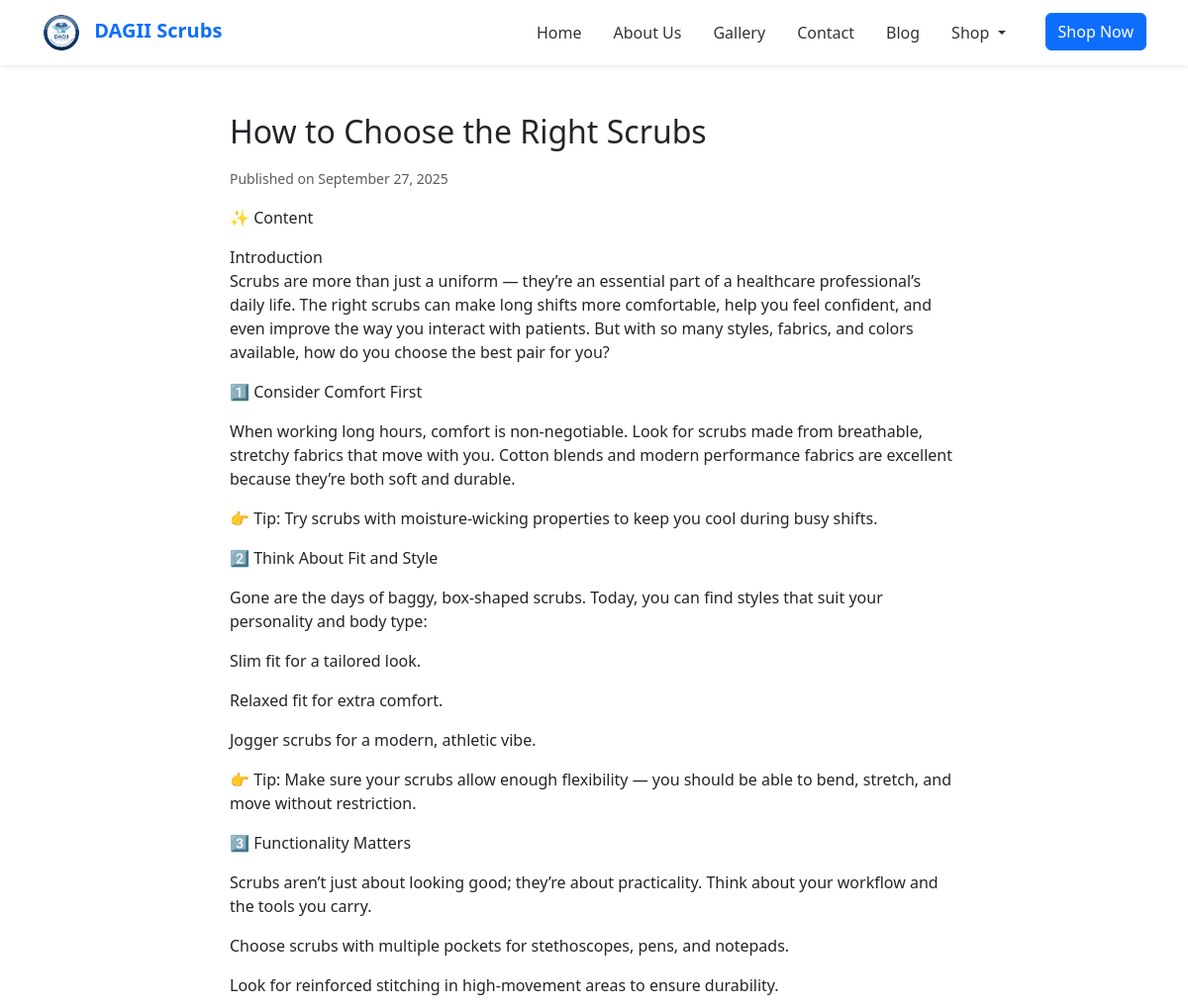
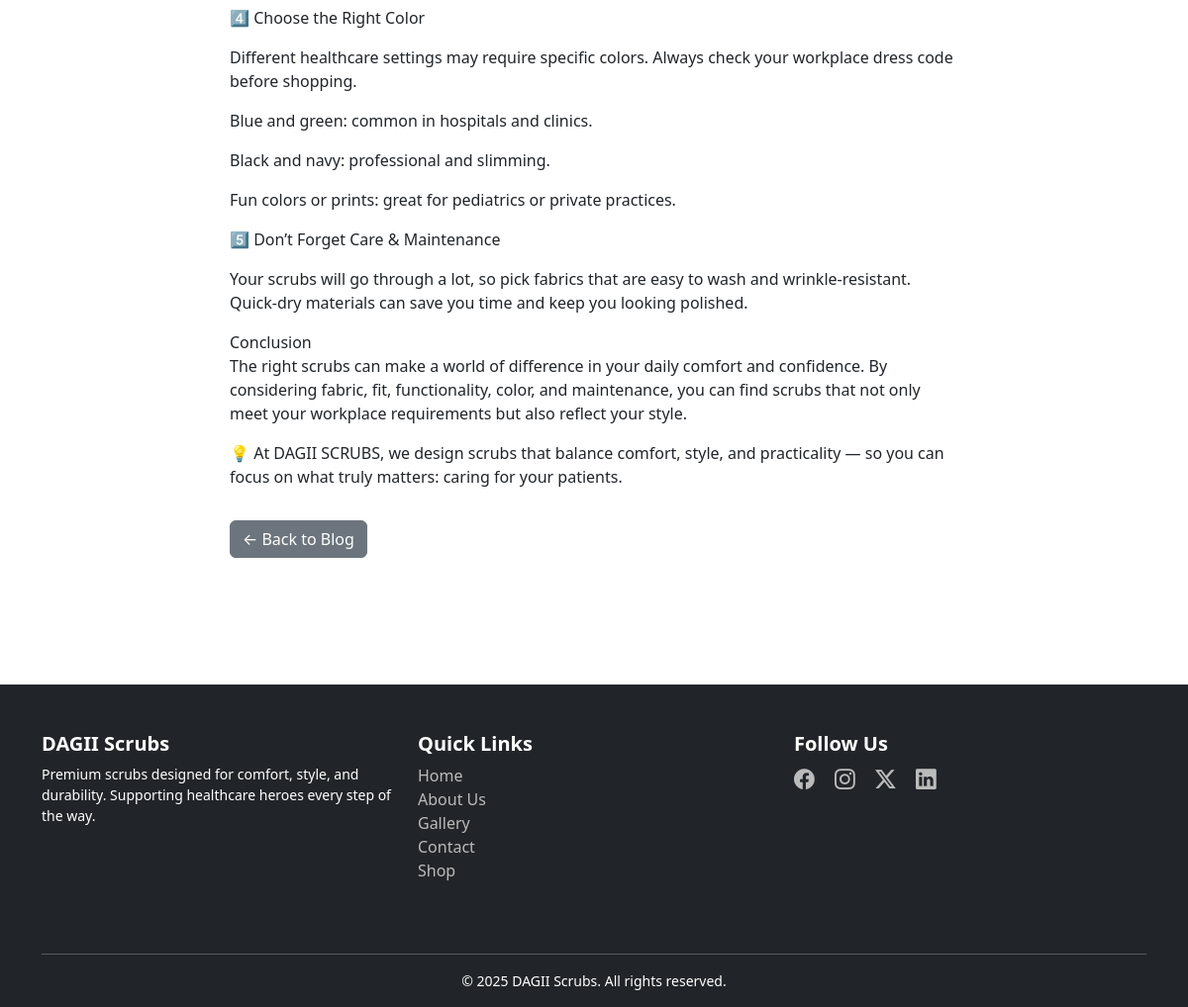
Screenshot of /blog/how-to-choose-the-right-scrubs/ with the database file from the repository (2 pictures, top to bottom).
### store/models.py (models this page shows, shortened)
class BlogPost(models.Model):
    title = models.CharField(max_length=200)
    slug = models.SlugField(unique=True, blank=True)
    content = models.TextField()
    image = models.ImageField(upload_to="blog/", blank=True, null=True)
    created_at = models.DateTimeField(auto_now_add=True)

### store/views.py (the view)
# urls.py: path("blog/<slug:slug>/", views.blog_detail, name="blog_detail"),
def blog_detail(request, slug):
    post = get_object_or_404(BlogPost, slug=slug)
    return render(request, "blog_detail.html", {"post": post})

### store/templates/blog_detail.html (shortened to what this page needs)
{% extends "base.html" %}
{% load static %}
{% block content %}
<div class="container py-5">
  <div class="row">
    <div class="col-md-8 offset-md-2">
      <h2 class="mb-3">{{ post.title }}</h2>
      <p><small class="text-muted">Published on {{ post.created_at|date:"F j, Y" }}</small></p>
      <p>{{ post.content|linebreaks }}</p>
      <a href="{% url 'blog_list' %}" class="btn btn-secondary mt-3">← Back to Blog</a>
    </div>
  </div>
</div>
{% endblock %}

### store/static/css/style.css (style rules this page uses)
:root { --color-primary: #009688; --color-secondary: #1E293B; --color-accent: #00BCD4; --color-bg-light: #F9FAFB; --color-bg-dark: #111827; --color-text-dark: #374151; --color-text-light: #FFFFFF; --color-text-muted: #64748B; }
body { font-family: 'Roboto', 'Open Sans', 'Lato', sans-serif; margin: 0; padding: 0; background-color: var(--color-bg-light); color: var(--color-text-dark); line-height: 1.6; background-color: #ffffff; color: #1b242c; }
h1, h2, h3, h4, h5, h6 { font-weight: 700; color: var(--color-secondary); margin-bottom: 0.5em; }
a, button { color: var(--color-primary); text-decoration: none; transition: 0.3s ease; }
.btn { display: inline-block; background-color: var(--color-primary); color: var(--color-text-light); padding: 10px 20px; border-radius: 6px; font-weight: 500; border: none; cursor: pointer; }
section, .row, .text-center { margin-bottom: 2rem; }

### rows the page displays
BlogPost: title "How to Choose the Right Scrubs", created_at "September 27, 2025", content "✨ Content Introduction Scrubs are more than just a uniform — they’re an essential part of a healthcare professional’s daily life. The right scrubs can make long shifts more comfortable, help you feel confident, and even improve the way you interact with patients. But with so many styles, fabrics, and colors available, how do you choose the best pair for you? 1️⃣ Consider Comfort First When working long hours, comfort is non-negotiable. Look for scrubs made from breathable, stretchy fabrics that move with you. Cotton blends and modern performance fabrics are excellent because they’re both soft and durable. 👉 Tip: Try scrubs with moisture-wicking properties to keep you cool during busy…"
